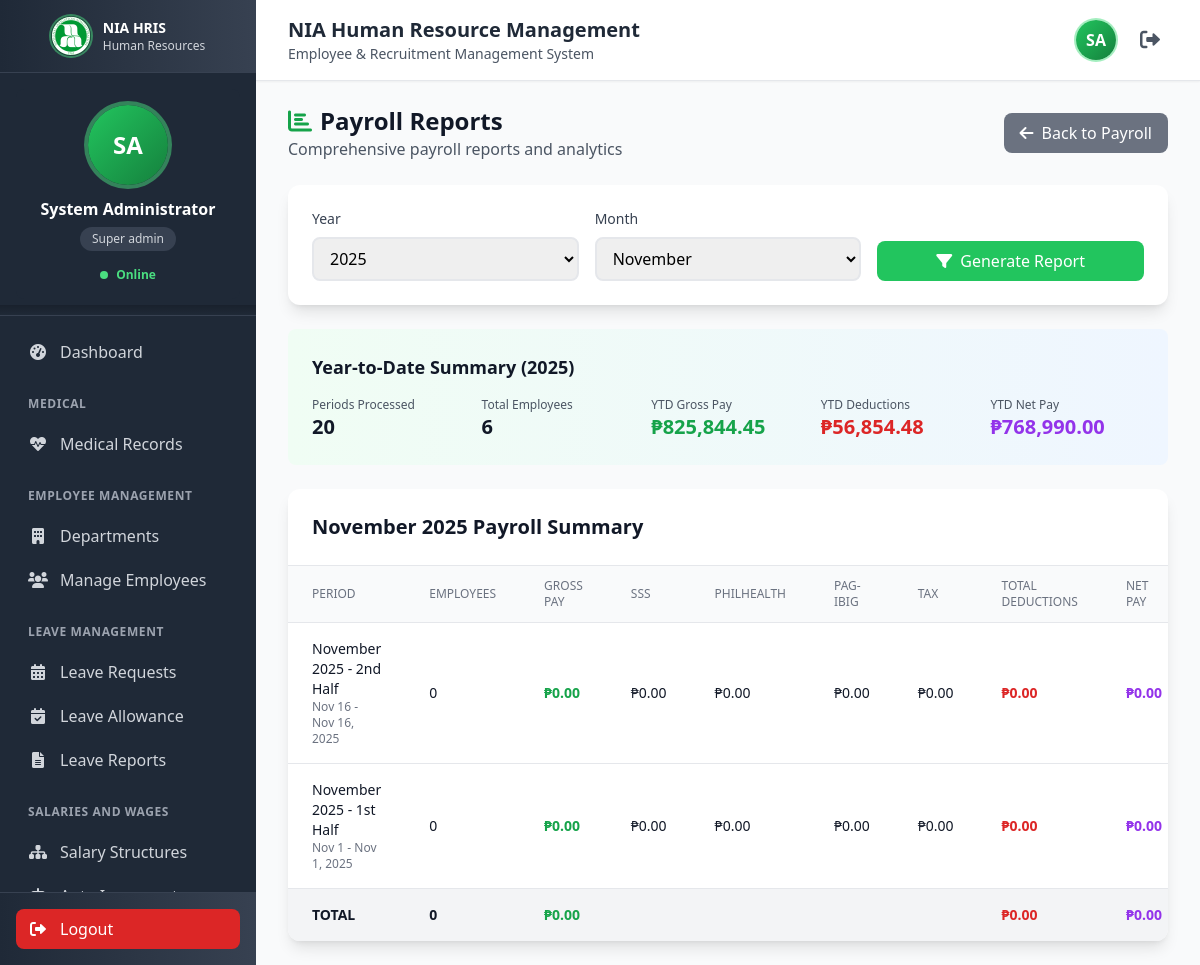
The page /payroll-reports.php (signed in) on the database its author committed.
### tables this page shows
CREATE TABLE IF NOT EXISTS `payroll_periods` (
  `id` int(11) NOT NULL AUTO_INCREMENT,
  `period_name` varchar(100) NOT NULL,
  `period_type` enum('monthly','semi-monthly','bi-weekly','weekly') DEFAULT 'monthly',
  `start_date` date NOT NULL,
  `end_date` date NOT NULL,
  `payment_date` date NOT NULL,
  `status` enum('draft','open','processing','calculated','approved','paid','closed') DEFAULT 'draft',
  `total_employees` int(11) DEFAULT 0,
  `total_gross_pay` decimal(15,2) DEFAULT 0.00,
  `total_deductions` decimal(15,2) DEFAULT 0.00,
  `total_net_pay` decimal(15,2) DEFAULT 0.00,
  `notes` text DEFAULT NULL,
  `created_by` int(11) NOT NULL,
  `approved_by` int(11) DEFAULT NULL,
  `approved_at` timestamp NULL DEFAULT NULL,
  `created_at` timestamp NOT NULL DEFAULT current_timestamp(),
  `updated_at` timestamp NOT NULL DEFAULT current_timestamp() ON UPDATE current_timestamp(),
  PRIMARY KEY (`id`),
  KEY `created_by` (`created_by`),
  KEY `approved_by` (`approved_by`),
  KEY `idx_period_dates` (`start_date`,`end_date`),
  KEY `idx_status` (`status`),
  KEY `idx_payment_date` (`payment_date`),
  CONSTRAINT `payroll_periods_ibfk_1` FOREIGN KEY (`created_by`) REFERENCES `users` (`id`),
  CONSTRAINT `payroll_periods_ibfk_2` FOREIGN KEY (`approved_by`) REFERENCES `users` (`id`)
);

### payroll-reports.php (the view, shortened to what this page needs)
<?php
require_once 'config/database.php';
$filter_year = $_GET['year'] ?? date('Y');
$filter_month = $_GET['month'] ?? date('m');
$summary_query = "SELECT
    pp.id,
    pp.period_name,
    pp.start_date,
    pp.end_date,
    pp.payment_date,
    pp.status,
    COUNT(pr.id) as employee_count,
    SUM(pr.gross_pay) as total_gross,
    SUM(pr.total_deductions) as total_deductions,
    SUM(pr.net_pay) as total_net,
    SUM(pr.sss_contribution) as total_sss,
    SUM(pr.philhealth_contribution) as total_philhealth,
    SUM(pr.pagibig_contribution) as total_pagibig,
    SUM(pr.withholding_tax) as total_tax
FROM payroll_periods pp
LEFT JOIN payroll_records pr ON pp.id = pr.payroll_period_id
WHERE YEAR(pp.start_date) = ? AND MONTH(pp.start_date) = ?
GROUP BY pp.id
ORDER BY pp.start_date DESC";
$stmt = mysqli_prepare($conn, $summary_query);
mysqli_stmt_bind_param($stmt, "ii", $filter_year, $filter_month);
mysqli_stmt_execute($stmt);
$summary_result = mysqli_stmt_get_result($stmt);
$ytd_query = "SELECT
    COUNT(DISTINCT pp.id) as total_periods,
    COUNT(DISTINCT pr.employee_id) as total_employees,
    SUM(pr.gross_pay) as ytd_gross,
    SUM(pr.total_deductions) as ytd_deductions,
    SUM(pr.net_pay) as ytd_net
FROM payroll_periods pp
LEFT JOIN payroll_records pr ON pp.id = pr.payroll_period_id
WHERE YEAR(pp.start_date) = ?";
$stmt = mysqli_prepare($conn, $ytd_query);
mysqli_stmt_bind_param($stmt, "i", $filter_year);
mysqli_stmt_execute($stmt);
$ytd = mysqli_fetch_assoc(mysqli_stmt_get_result($stmt));
include 'includes/header.php';
?>
<div class="mb-6">
    <div class="flex justify-between items-center">
        <div>
            <h1 class="text-2xl font-bold text-gray-900">
                <i class="fas fa-chart-bar text-green-600 mr-2"></i>Payroll Reports
            </h1>
            <p class="text-gray-600">Comprehensive payroll reports and analytics</p>
        </div>
        <a href="payroll-management.php" class="bg-gray-500 text-white px-4 py-2 rounded-lg hover:bg-gray-600 transition-colors font-medium">
            <i class="fas fa-arrow-left mr-2"></i>Back to Payroll
        </a>
    </div>
</div>
<div class="bg-white rounded-xl shadow-lg p-6 mb-6">
    <form method="GET" class="grid grid-cols-1 md:grid-cols-3 gap-4">
        <div>
            <label class="block text-sm font-medium text-gray-700 mb-2">Year</label>
            <select name="year" class="w-full px-3 py-2 border-2 border-gray-200 rounded-lg focus:border-green-500">
                <?php for ($y = date('Y'); $y >= date('Y') - 5; $y--): ?>
                    <option value="<?php echo $y; ?>" <?php echo $filter_year == $y ? 'selected' : ''; ?>><?php echo $y; ?></option>
                <?php endfor; ?>
            </select>
        </div>
        <div>
            <label class="block text-sm font-medium text-gray-700 mb-2">Month</label>
            <select name="month" class="w-full px-3 py-2 border-2 border-gray-200 rounded-lg focus:border-green-500">
                <?php for ($m = 1; $m <= 12; $m++): ?>
                    <option value="<?php echo sprintf('%02d', $m); ?>" <?php echo $filter_month == sprintf('%02d', $m) ? 'selected' : ''; ?>>
                        <?php echo date('F', mktime(0, 0, 0, $m, 1)); ?>
                    </option>
                <?php endfor; ?>
            </select>
        </div>
        <div class="flex items-end">
            <button type="submit" class="w-full bg-green-500 text-white px-4 py-2 rounded-lg hover:bg-green-600 transition-colors font-medium">
                <i class="fas fa-filter mr-2"></i>Generate Report
            </button>
        </div>
    </form>
</div>
<div class="bg-gradient-to-r from-green-50 to-blue-50  p-6 rounded-lg mb-6">
    <h3 class="text-lg font-semibold text-gray-900 mb-4">Year-to-Date Summary (<?php echo $filter_year; ?>)</h3>
    <div class="grid grid-cols-2 md:grid-cols-5 gap-4">
        <div>
            <p class="text-xs text-gray-600">Periods Processed</p>
            <p class="text-xl font-bold text-gray-900"><?php echo $ytd['total_periods']; ?></p>
        </div>
        <div>
            <p class="text-xs text-gray-600">Total Employees</p>
            <p class="text-xl font-bold text-gray-900"><?php echo $ytd['total_employees']; ?></p>
        </div>
        <div>
            <p class="text-xs text-gray-600">YTD Gross Pay</p>
            <p class="text-xl font-bold text-green-600">₱<?php echo number_format($ytd['ytd_gross'] ?? 0, 2); ?></p>
        </div>
        <div>
            <p class="text-xs text-gray-600">YTD Deductions</p>
            <p class="text-xl font-bold text-red-600">₱<?php echo number_format($ytd['ytd_deductions'] ?? 0, 2); ?></p>
        </div>
        <div>
            <p class="text-xs text-gray-600">YTD Net Pay</p>
            <p class="text-xl font-bold text-purple-600">₱<?php echo number_format($ytd['ytd_net'] ?? 0, 2); ?></p>
        </div>
    </div>
</div>
<div class="bg-white rounded-xl shadow-lg overflow-hidden">
    <div class="p-6 border-b border-gray-200">
        <h2 class="text-xl font-semibold text-gray-900">
            <?php echo date('F Y', mktime(0, 0, 0, $filter_month, 1, $filter_year)); ?> Payroll Summary
        </h2>
    </div>
    <div class="overflow-x-auto">
        <table class="min-w-full divide-y divide-gray-200">
            <thead class="bg-gray-50">
                <tr>
                    <th class="px-6 py-3 text-left text-xs font-medium text-gray-500 uppercase">Period</th>
                    <th class="px-6 py-3 text-left text-xs font-medium text-gray-500 uppercase">Employees</th>
                    <th class="px-6 py-3 text-left text-xs font-medium text-gray-500 uppercase">Gross Pay</th>
                    <th class="px-6 py-3 text-left text-xs font-medium text-gray-500 uppercase">SSS</th>
                    <th class="px-6 py-3 text-left text-xs font-medium text-gray-500 uppercase">PhilHealth</th>
                    <th class="px-6 py-3 text-left text-xs font-medium text-gray-500 uppercase">Pag-IBIG</th>
                    <th class="px-6 py-3 text-left text-xs font-medium text-gray-500 uppercase">Tax</th>
                    <th class="px-6 py-3 text-left text-xs font-medium text-gray-500 uppercase">Total Deductions</th>
                    <th class="px-6 py-3 text-left text-xs font-medium text-gray-500 uppercase">Net Pay</th>
                </tr>
            </thead>
            <tbody class="bg-white divide-y divide-gray-200">
                <?php
                $month_total_gross = 0;
                $month_total_deductions = 0;
                $month_total_net = 0;
                $month_total_employees = 0;
                while ($summary = mysqli_fetch_assoc($summary_result)):
                    $month_total_gross += $summary['total_gross'] ?? 0;
                    $month_total_deductions += $summary['total_deductions'] ?? 0;
                    $month_total_net += $summary['total_net'] ?? 0;
                    $month_total_employees += $summary['employee_count'] ?? 0;
                ?>
                    <tr class="hover:bg-gray-50">
                        <td class="px-6 py-4">
                            <div class="text-sm font-medium text-gray-900"><?php echo htmlspecialchars($summary['period_name']); ?></div>
                            <div class="text-xs text-gray-500"><?php echo date('M j - M j', strtotime($summary['start_date'])) . ', ' . date('Y', strtotime($summary['end_date'])); ?></div>
                        </td>
                        <td class="px-6 py-4 whitespace-nowrap text-sm text-gray-900"><?php echo $summary['employee_count']; ?></td>
                        <td class="px-6 py-4 whitespace-nowrap text-sm font-semibold text-green-600">₱<?php echo number_format($summary['total_gross'] ?? 0, 2); ?></td>
                        <td class="px-6 py-4 whitespace-nowrap text-sm text-gray-900">₱<?php echo number_format($summary['total_sss'] ?? 0, 2); ?></td>
                        <td class="px-6 py-4 whitespace-nowrap text-sm text-gray-900">₱<?php echo number_format($summary['total_philhealth'] ?? 0, 2); ?></td>
                        <td class="px-6 py-4 whitespace-nowrap text-sm text-gray-900">₱<?php echo number_format($summary['total_pagibig'] ?? 0, 2); ?></td>
                        <td class="px-6 py-4 whitespace-nowrap text-sm text-gray-900">₱<?php echo number_format($summary['total_tax'] ?? 0, 2); ?></td>
                        <td class="px-6 py-4 whitespace-nowrap text-sm font-semibold text-red-600">₱<?php echo number_format($summary['total_deductions'] ?? 0, 2); ?></td>
                        <td class="px-6 py-4 whitespace-nowrap text-sm font-bold text-purple-600">₱<?php echo number_format($summary['total_net'] ?? 0, 2); ?></td>
                    </tr>
                <?php endwhile; ?>
                <tr class="bg-gray-100 font-bold">
                    <td class="px-6 py-4 text-sm text-gray-900">TOTAL</td>
                    <td class="px-6 py-4 whitespace-nowrap text-sm text-gray-900"><?php echo $month_total_employees; ?></td>
                    <td class="px-6 py-4 whitespace-nowrap text-sm text-green-600">₱<?php echo number_format($month_total_gross, 2); ?></td>
                    <td class="px-6 py-4" colspan="4"></td>
                    <td class="px-6 py-4 whitespace-nowrap text-sm text-red-600">₱<?php echo number_format($month_total_deductions, 2); ?></td>
                    <td class="px-6 py-4 whitespace-nowrap text-sm text-purple-600">₱<?php echo number_format($month_total_net, 2); ?></td>
                </tr>
            </tbody>
        </table>
    </div>
</div>

### includes/header.php (style rules this page uses)
body, html { overflow-x: hidden; max-width: 100vw; }

### rows shown on the page
payroll_periods: period_name "November 2025 - 2nd Half", start_date "Nov 16 - Nov 16", end_date "2025", employee_count "0", total_gross "0.00", total_sss "0.00", total_philhealth "0.00", total_pagibig "0.00", total_tax "0.00", total_deductions "0.00", total_net "0.00"
payroll_periods: period_name "November 2025 - 1st Half", start_date "Nov 1 - Nov 1", end_date "2025", employee_count "0", total_gross "0.00", total_sss "0.00", total_philhealth "0.00", total_pagibig "0.00", total_tax "0.00", total_deductions "0.00", total_net "0.00"

### other values the page prints
$_SESSION['first_name'] . ' ' . $_SESSION['last_name'] "System Administrator"
str_replace('_', ' ', $_SESSION['role']) "Super admin"
$ytd['total_periods'] "20"
$ytd['total_employees'] "6"
$ytd['ytd_gross'] "825,844.45"
$ytd['ytd_deductions'] "56,854.48"
$ytd['ytd_net'] "768,990.00"
$month_total_employees "0"
$month_total_gross "0.00"
$month_total_deductions "0.00"
$month_total_net "0.00"
form field year "2025"
form field month "November"
